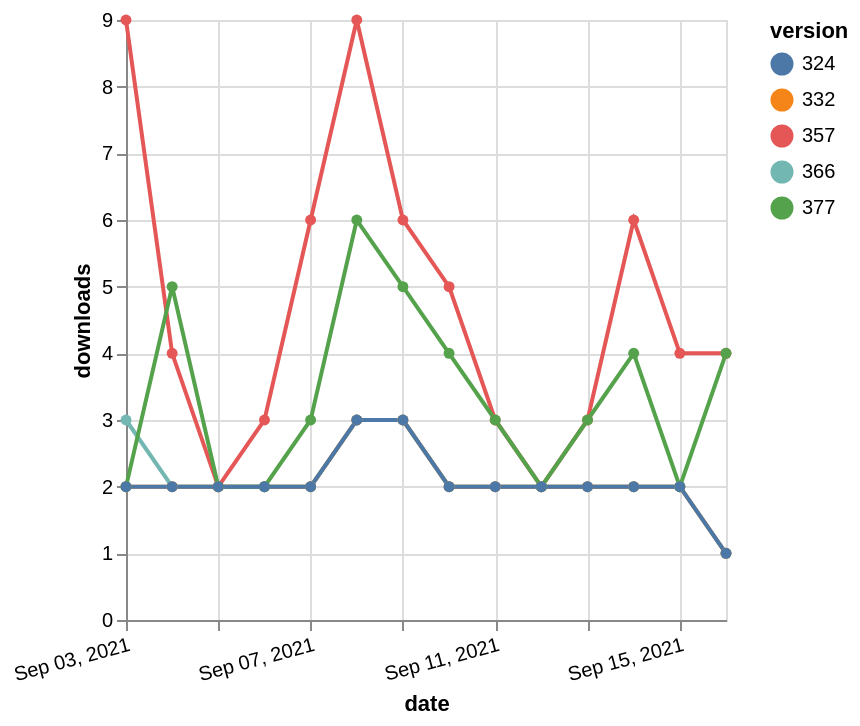

Write the Vega-Lite specification saved for this chart.
### Vega-Lite specification from a JSON file in a GitHub repository (floating-point values rounded to 4 significant figures)
{"$schema": "https://vega.github.io/schema/vega-lite/v5.json", "description": "A simple bar chart with embedded data.", "data": {"values": [{"date": "2021-09-03", "total": 4311, "delta": 3, "version": "366"}, {"date": "2021-09-04", "total": 4313, "delta": 2, "version": "366"}, {"date": "2021-09-05", "total": 4315, "delta": 2, "version": "366"}, {"date": "2021-09-06", "total": 4317, "delta": 2, "version": "366"}, {"date": "2021-09-07", "total": 4319, "delta": 2, "version": "366"}, {"date": "2021-09-08", "total": 4322, "delta": 3, "version": "366"}, {"date": "2021-09-09", "total": 4325, "delta": 3, "version": "366"}, {"date": "2021-09-10", "total": 4327, "delta": 2, "version": "366"}, {"date": "2021-09-11", "total": 4329, "delta": 2, "version": "366"}, {"date": "2021-09-12", "total": 4331, "delta": 2, "version": "366"}, {"date": "2021-09-13", "total": 4333, "delta": 2, "version": "366"}, {"date": "2021-09-14", "total": 4335, "delta": 2, "version": "366"}, {"date": "2021-09-15", "total": 4337, "delta": 2, "version": "366"}, {"date": "2021-09-16", "total": 4338, "delta": 1, "version": "366"}, {"date": "2021-09-03", "total": 9098, "delta": 9, "version": "357"}, {"date": "2021-09-04", "total": 9102, "delta": 4, "version": "357"}, {"date": "2021-09-05", "total": 9104, "delta": 2, "version": "357"}, {"date": "2021-09-06", "total": 9107, "delta": 3, "version": "357"}, {"date": "2021-09-07", "total": 9113, "delta": 6, "version": "357"}, {"date": "2021-09-08", "total": 9122, "delta": 9, "version": "357"}, {"date": "2021-09-09", "total": 9128, "delta": 6, "version": "357"}, {"date": "2021-09-10", "total": 9133, "delta": 5, "version": "357"}, {"date": "2021-09-11", "total": 9136, "delta": 3, "version": "357"}, {"date": "2021-09-12", "total": 9138, "delta": 2, "version": "357"}, {"date": "2021-09-13", "total": 9141, "delta": 3, "version": "357"}, {"date": "2021-09-14", "total": 9147, "delta": 6, "version": "357"}, {"date": "2021-09-15", "total": 9151, "delta": 4, "version": "357"}, {"date": "2021-09-16", "total": 9155, "delta": 4, "version": "357"}, {"date": "2021-09-03", "total": 7173, "delta": 2, "version": "332"}, {"date": "2021-09-04", "total": 7175, "delta": 2, "version": "332"}, {"date": "2021-09-05", "total": 7177, "delta": 2, "version": "332"}, {"date": "2021-09-06", "total": 7179, "delta": 2, "version": "332"}, {"date": "2021-09-07", "total": 7181, "delta": 2, "version": "332"}, {"date": "2021-09-08", "total": 7184, "delta": 3, "version": "332"}, {"date": "2021-09-09", "total": 7187, "delta": 3, "version": "332"}, {"date": "2021-09-10", "total": 7189, "delta": 2, "version": "332"}, {"date": "2021-09-11", "total": 7191, "delta": 2, "version": "332"}, {"date": "2021-09-12", "total": 7193, "delta": 2, "version": "332"}, {"date": "2021-09-13", "total": 7195, "delta": 2, "version": "332"}, {"date": "2021-09-14", "total": 7197, "delta": 2, "version": "332"}, {"date": "2021-09-15", "total": 7199, "delta": 2, "version": "332"}, {"date": "2021-09-16", "total": 7200, "delta": 1, "version": "332"}, {"date": "2021-09-03", "total": 3284, "delta": 2, "version": "377"}, {"date": "2021-09-04", "total": 3289, "delta": 5, "version": "377"}, {"date": "2021-09-05", "total": 3291, "delta": 2, "version": "377"}, {"date": "2021-09-06", "total": 3293, "delta": 2, "version": "377"}, {"date": "2021-09-07", "total": 3296, "delta": 3, "version": "377"}, {"date": "2021-09-08", "total": 3302, "delta": 6, "version": "377"}, {"date": "2021-09-09", "total": 3307, "delta": 5, "version": "377"}, {"date": "2021-09-10", "total": 3311, "delta": 4, "version": "377"}, {"date": "2021-09-11", "total": 3314, "delta": 3, "version": "377"}, {"date": "2021-09-12", "total": 3316, "delta": 2, "version": "377"}, {"date": "2021-09-13", "total": 3319, "delta": 3, "version": "377"}, {"date": "2021-09-14", "total": 3323, "delta": 4, "version": "377"}, {"date": "2021-09-15", "total": 3325, "delta": 2, "version": "377"}, {"date": "2021-09-16", "total": 3329, "delta": 4, "version": "377"}, {"date": "2021-09-03", "total": 4168, "delta": 2, "version": "324"}, {"date": "2021-09-04", "total": 4170, "delta": 2, "version": "324"}, {"date": "2021-09-05", "total": 4172, "delta": 2, "version": "324"}, {"date": "2021-09-06", "total": 4174, "delta": 2, "version": "324"}, {"date": "2021-09-07", "total": 4176, "delta": 2, "version": "324"}, {"date": "2021-09-08", "total": 4179, "delta": 3, "version": "324"}, {"date": "2021-09-09", "total": 4182, "delta": 3, "version": "324"}, {"date": "2021-09-10", "total": 4184, "delta": 2, "version": "324"}, {"date": "2021-09-11", "total": 4186, "delta": 2, "version": "324"}, {"date": "2021-09-12", "total": 4188, "delta": 2, "version": "324"}, {"date": "2021-09-13", "total": 4190, "delta": 2, "version": "324"}, {"date": "2021-09-14", "total": 4192, "delta": 2, "version": "324"}, {"date": "2021-09-15", "total": 4194, "delta": 2, "version": "324"}, {"date": "2021-09-16", "total": 4195, "delta": 1, "version": "324"}]}, "width": "container", "mark": {"type": "line", "point": {"filled": true}}, "encoding": {"x": {"field": "date", "type": "temporal", "timeUnit": "yearmonthdate", "title": "date", "axis": {"labelAngle": -15}}, "y": {"field": "delta", "type": "quantitative", "title": "downloads"}, "color": {"field": "version", "type": "nominal"}, "tooltip": {"field": "delta"}}}
